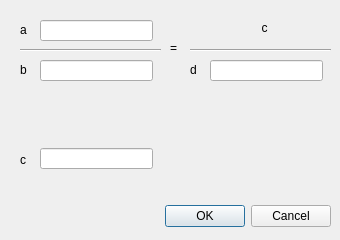
<?xml version="1.0" encoding="UTF-8"?>
<ui version="4.0">
 <class>ratio_c_dialog</class>
 <widget class="QDialog" name="ratio_c_dialog">
  <property name="geometry">
   <rect>
    <x>0</x>
    <y>0</y>
    <width>340</width>
    <height>240</height>
   </rect>
  </property>
  <property name="windowTitle">
   <string>Ratio Calculation: Unknown C</string>
  </property>
  <widget class="QDialogButtonBox" name="buttonBox">
   <property name="geometry">
    <rect>
     <x>10</x>
     <y>200</y>
     <width>321</width>
     <height>32</height>
    </rect>
   </property>
   <property name="orientation">
    <enum>Qt::Orientation::Horizontal</enum>
   </property>
   <property name="standardButtons">
    <set>QDialogButtonBox::StandardButton::Cancel|QDialogButtonBox::StandardButton::Ok</set>
   </property>
  </widget>
  <widget class="QFrame" name="frame">
   <property name="geometry">
    <rect>
     <x>20</x>
     <y>10</y>
     <width>141</width>
     <height>80</height>
    </rect>
   </property>
   <property name="frameShape">
    <enum>QFrame::Shape::HLine</enum>
   </property>
   <property name="frameShadow">
    <enum>QFrame::Shadow::Sunken</enum>
   </property>
   <widget class="QLineEdit" name="bLineEdit">
    <property name="geometry">
     <rect>
      <x>20</x>
      <y>50</y>
      <width>113</width>
      <height>21</height>
     </rect>
    </property>
   </widget>
   <widget class="QLabel" name="label_2">
    <property name="geometry">
     <rect>
      <x>0</x>
      <y>52</y>
      <width>49</width>
      <height>16</height>
     </rect>
    </property>
    <property name="text">
     <string>b</string>
    </property>
    <property name="buddy">
     <cstring>bLineEdit</cstring>
    </property>
   </widget>
   <widget class="QLabel" name="label">
    <property name="geometry">
     <rect>
      <x>0</x>
      <y>12</y>
      <width>49</width>
      <height>16</height>
     </rect>
    </property>
    <property name="text">
     <string>a</string>
    </property>
    <property name="buddy">
     <cstring>aLineEdit</cstring>
    </property>
   </widget>
   <widget class="QLineEdit" name="aLineEdit">
    <property name="geometry">
     <rect>
      <x>20</x>
      <y>10</y>
      <width>113</width>
      <height>21</height>
     </rect>
    </property>
   </widget>
   <zorder>bLineEdit</zorder>
   <zorder>label</zorder>
   <zorder>aLineEdit</zorder>
   <zorder>label_2</zorder>
  </widget>
  <widget class="QLabel" name="label_3">
   <property name="geometry">
    <rect>
     <x>170</x>
     <y>40</y>
     <width>49</width>
     <height>16</height>
    </rect>
   </property>
   <property name="text">
    <string>=</string>
   </property>
  </widget>
  <widget class="QFrame" name="frame_2">
   <property name="geometry">
    <rect>
     <x>190</x>
     <y>10</y>
     <width>141</width>
     <height>80</height>
    </rect>
   </property>
   <property name="frameShape">
    <enum>QFrame::Shape::HLine</enum>
   </property>
   <property name="frameShadow">
    <enum>QFrame::Shadow::Sunken</enum>
   </property>
   <widget class="QLineEdit" name="dLineEdit">
    <property name="geometry">
     <rect>
      <x>20</x>
      <y>50</y>
      <width>113</width>
      <height>21</height>
     </rect>
    </property>
   </widget>
   <widget class="QLabel" name="label_4">
    <property name="geometry">
     <rect>
      <x>0</x>
      <y>52</y>
      <width>49</width>
      <height>16</height>
     </rect>
    </property>
    <property name="text">
     <string>d</string>
    </property>
    <property name="buddy">
     <cstring>bLineEdit</cstring>
    </property>
   </widget>
   <widget class="QLabel" name="label_5">
    <property name="geometry">
     <rect>
      <x>50</x>
      <y>10</y>
      <width>49</width>
      <height>16</height>
     </rect>
    </property>
    <property name="text">
     <string>c</string>
    </property>
    <property name="alignment">
     <set>Qt::AlignmentFlag::AlignCenter</set>
    </property>
    <property name="buddy">
     <cstring>aLineEdit</cstring>
    </property>
   </widget>
  </widget>
  <widget class="QLineEdit" name="xLineEdit">
   <property name="geometry">
    <rect>
     <x>40</x>
     <y>148</y>
     <width>113</width>
     <height>21</height>
    </rect>
   </property>
  </widget>
  <widget class="QLabel" name="label_6">
   <property name="geometry">
    <rect>
     <x>20</x>
     <y>152</y>
     <width>49</width>
     <height>16</height>
    </rect>
   </property>
   <property name="text">
    <string>c</string>
   </property>
   <property name="buddy">
    <cstring>aLineEdit</cstring>
   </property>
  </widget>
  <zorder>frame</zorder>
  <zorder>buttonBox</zorder>
  <zorder>label_3</zorder>
  <zorder>frame_2</zorder>
  <zorder>xLineEdit</zorder>
  <zorder>label_6</zorder>
 </widget>
 <tabstops>
  <tabstop>aLineEdit</tabstop>
  <tabstop>bLineEdit</tabstop>
  <tabstop>dLineEdit</tabstop>
  <tabstop>xLineEdit</tabstop>
 </tabstops>
 <resources/>
 <connections>
  <connection>
   <sender>buttonBox</sender>
   <signal>accepted()</signal>
   <receiver>ratio_c_dialog</receiver>
   <slot>accept()</slot>
   <hints>
    <hint type="sourcelabel">
     <x>248</x>
     <y>254</y>
    </hint>
    <hint type="destinationlabel">
     <x>157</x>
     <y>274</y>
    </hint>
   </hints>
  </connection>
  <connection>
   <sender>buttonBox</sender>
   <signal>rejected()</signal>
   <receiver>ratio_c_dialog</receiver>
   <slot>reject()</slot>
   <hints>
    <hint type="sourcelabel">
     <x>316</x>
     <y>260</y>
    </hint>
    <hint type="destinationlabel">
     <x>286</x>
     <y>274</y>
    </hint>
   </hints>
  </connection>
 </connections>
</ui>
